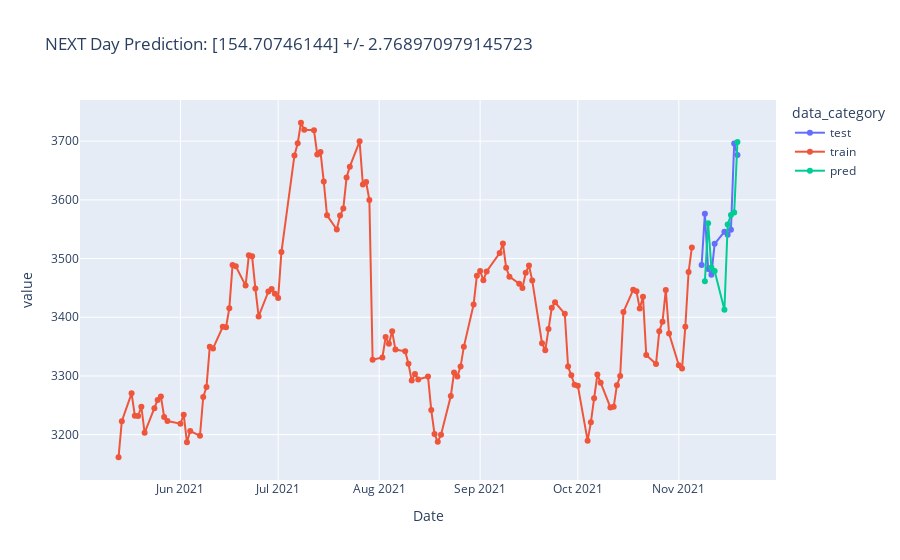

Notebook code cell kept with this figure:
### Code cell
fig = px.line(xgboost_prediction_df, x='Date', y='value', color='data_category', markers=True,
             title = 'NEXT Day Prediction: '+str(make_tomorrow_pred('AAPL', prediction_df, xg)) \
                                                +" +/- "+str(mae))
fig.show()
